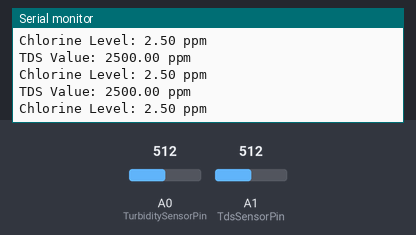
The sketch below on a simulated Arduino Uno, built with avr-gcc and run on an emulated ATmega328P. On the bench: the last lines printed to the serial monitor. Inputs (shaded band) come from the test bench; at power-on: A1 (TdsSensorPin) = 512, A0 (TurbiditySensorPin) = 512.

Above: at 1.3 s.
1.4 s: A1 (TdsSensorPin) set to 716
At 1.81 s:
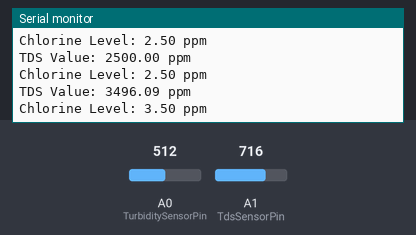
2.9 s: A1 (TdsSensorPin) set to 900
At 3.32 s:
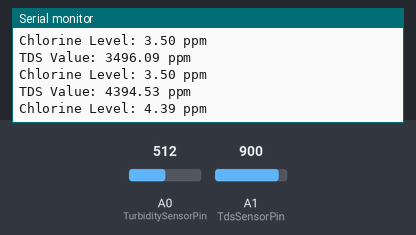
Timing chart, 0 to 5.9 s (numbered marks = the images above; inputs shaded):
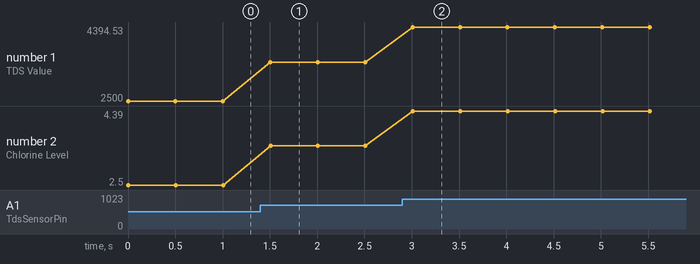

The sketch:

iot.ino
```cpp
#define TdsSensorPin A1
#define TurbiditySensorPin A0

float temperature = 25, tdsValue = 0;

void setup() {
 Serial.begin(115200);
}

void loop() {
 // TDS Sensor Reading
 int sensorValue = analogRead(TdsSensorPin);
 float voltage = sensorValue * (5.0 / 1024.0); // Convert analog reading to voltage
 float tdsValue = voltage * 1000; // Convert voltage to TDS value (assuming linear relationship)

 Serial.print("TDS Value: ");
 Serial.print(tdsValue, 2); // Print TDS value with 2 decimal places
 Serial.println(" ppm");

 // Chlorine level calculation
 float chlorineLevel = tdsValue * 0.001; // Convert TDS to chlorine level (assuming linear relationship)
 Serial.print("Chlorine Level: ");
 Serial.print(chlorineLevel, 2); // Print chlorine level with 2 decimal places
 Serial.println(" ppm");

 // Turbidity Sensor Reading
 int turbidityValue = analogRead(TurbiditySensorPin);
 float turbidityVoltage = turbidityValue * (5.0 / 1024.0); // Convert analog reading to voltage

 delay(500);
}
```

Measured:
- after the input at 1.4 s, the serial monitor: prints a new line after 0.10 s (image 1)
- after the input at 2.9 s, the serial monitor: prints a new line after 0.11 s (image 2)
- plotted number 1: 2500 → 3496.09 after the input at 1.4 s, 3496.09 → 4394.53 after the input at 2.9 s
- plotted number 2: 2.5 → 3.5 after the input at 1.4 s, 3.5 → 4.39 after the input at 2.9 s
